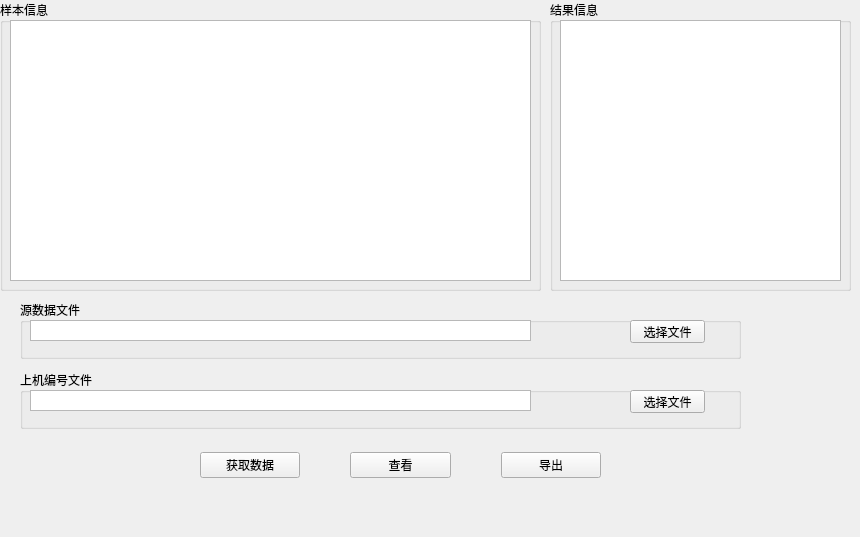
<?xml version="1.0" encoding="UTF-8"?>
<ui version="4.0">
 <class>Form</class>
 <widget class="QWidget" name="Form">
  <property name="geometry">
   <rect>
    <x>0</x>
    <y>0</y>
    <width>860</width>
    <height>537</height>
   </rect>
  </property>
  <property name="font">
   <font>
    <family>微软雅黑</family>
    <pointsize>9</pointsize>
   </font>
  </property>
  <property name="windowTitle">
   <string>过敏原样本号替换小程序</string>
  </property>
  <widget class="QGroupBox" name="groupBoxSample">
   <property name="geometry">
    <rect>
     <x>0</x>
     <y>0</y>
     <width>541</width>
     <height>291</height>
    </rect>
   </property>
   <property name="title">
    <string>样本信息</string>
   </property>
   <widget class="QTableView" name="tvSampleInfo">
    <property name="geometry">
     <rect>
      <x>10</x>
      <y>20</y>
      <width>521</width>
      <height>261</height>
     </rect>
    </property>
   </widget>
  </widget>
  <widget class="QGroupBox" name="groupBoxResult">
   <property name="geometry">
    <rect>
     <x>550</x>
     <y>0</y>
     <width>301</width>
     <height>291</height>
    </rect>
   </property>
   <property name="title">
    <string>结果信息</string>
   </property>
   <widget class="QTextBrowser" name="textResult">
    <property name="geometry">
     <rect>
      <x>10</x>
      <y>20</y>
      <width>281</width>
      <height>261</height>
     </rect>
    </property>
   </widget>
  </widget>
  <widget class="QGroupBox" name="groupSourceFile">
   <property name="geometry">
    <rect>
     <x>20</x>
     <y>300</y>
     <width>721</width>
     <height>59</height>
    </rect>
   </property>
   <property name="title">
    <string>源数据文件</string>
   </property>
   <widget class="QPushButton" name="pushSourceFile">
    <property name="geometry">
     <rect>
      <x>610</x>
      <y>20</y>
      <width>75</width>
      <height>23</height>
     </rect>
    </property>
    <property name="text">
     <string>选择文件</string>
    </property>
   </widget>
   <widget class="QTextBrowser" name="textSourceFile">
    <property name="geometry">
     <rect>
      <x>10</x>
      <y>20</y>
      <width>501</width>
      <height>21</height>
     </rect>
    </property>
    <property name="verticalScrollBarPolicy">
     <enum>Qt::ScrollBarAlwaysOff</enum>
    </property>
    <property name="horizontalScrollBarPolicy">
     <enum>Qt::ScrollBarAlwaysOff</enum>
    </property>
   </widget>
  </widget>
  <widget class="QWidget" name="horizontalLayoutWidget">
   <property name="geometry">
    <rect>
     <x>200</x>
     <y>440</y>
     <width>401</width>
     <height>51</height>
    </rect>
   </property>
   <layout class="QHBoxLayout" name="hLayoutPushArea">
    <property name="spacing">
     <number>50</number>
    </property>
    <property name="sizeConstraint">
     <enum>QLayout::SetDefaultConstraint</enum>
    </property>
    <item>
     <widget class="QPushButton" name="pushSampleInfo">
      <property name="text">
       <string>获取数据</string>
      </property>
     </widget>
    </item>
    <item>
     <widget class="QPushButton" name="pushViewData">
      <property name="text">
       <string>查看</string>
      </property>
     </widget>
    </item>
    <item>
     <widget class="QPushButton" name="pushDataDump">
      <property name="text">
       <string>导出</string>
      </property>
     </widget>
    </item>
   </layout>
  </widget>
  <widget class="QGroupBox" name="groupSourceFile2">
   <property name="geometry">
    <rect>
     <x>20</x>
     <y>370</y>
     <width>721</width>
     <height>59</height>
    </rect>
   </property>
   <property name="title">
    <string>上机编号文件</string>
   </property>
   <widget class="QPushButton" name="pushMachineFile">
    <property name="geometry">
     <rect>
      <x>610</x>
      <y>20</y>
      <width>75</width>
      <height>23</height>
     </rect>
    </property>
    <property name="text">
     <string>选择文件</string>
    </property>
   </widget>
   <widget class="QTextBrowser" name="textMachineNoFile">
    <property name="geometry">
     <rect>
      <x>10</x>
      <y>20</y>
      <width>501</width>
      <height>21</height>
     </rect>
    </property>
    <property name="verticalScrollBarPolicy">
     <enum>Qt::ScrollBarAlwaysOff</enum>
    </property>
    <property name="horizontalScrollBarPolicy">
     <enum>Qt::ScrollBarAlwaysOff</enum>
    </property>
   </widget>
  </widget>
 </widget>
 <resources/>
 <connections/>
</ui>
